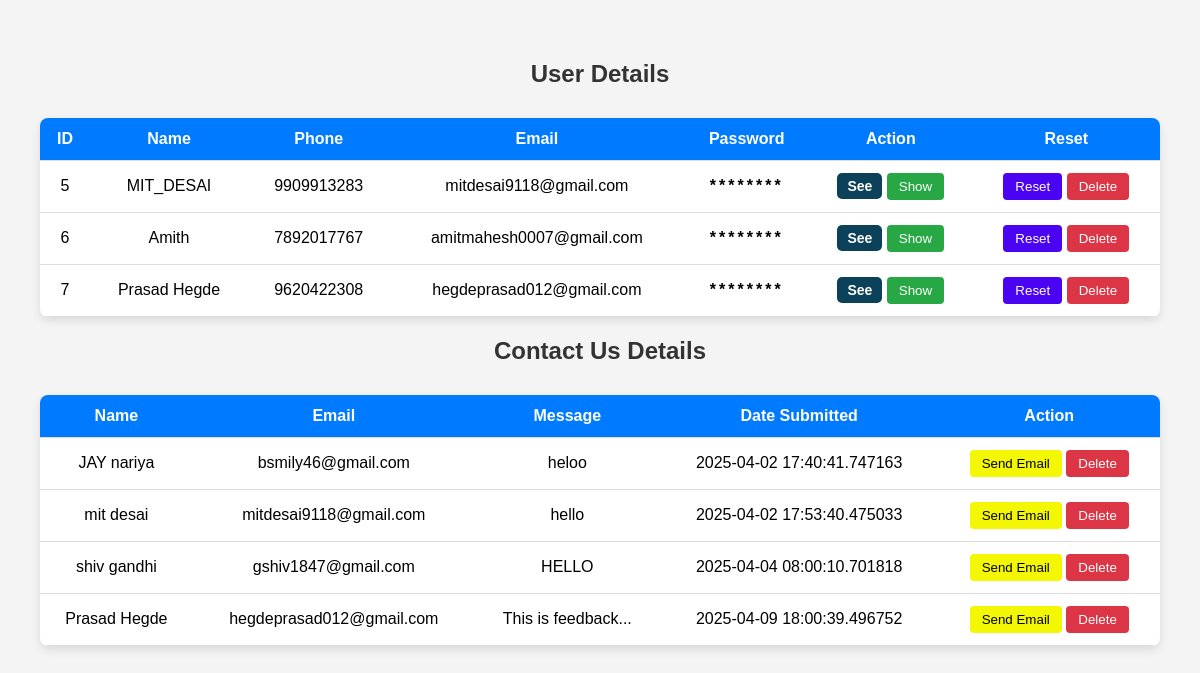
/users (signed in), run on the app's committed database.
### app.py (models this page shows, shortened)
class User(db.Model, UserMixin):
    id = db.Column(db.Integer, primary_key=True)
    name = db.Column(db.String(100), nullable=False)
    phone = db.Column(db.String(20), nullable=False, unique=True)
    email = db.Column(db.String(120), nullable=False, unique=True)
    password = db.Column(db.String(200), nullable=False)

class Contact(db.Model):
    id = db.Column(db.Integer, primary_key=True)
    name = db.Column(db.String(100), nullable=False)
    email = db.Column(db.String(120), nullable=False)
    message = db.Column(db.Text, nullable=False)
    date_submitted = db.Column(db.DateTime, default=datetime.utcnow)
    def __repr__(self):
        return f'<Contact {self.id} - {self.name}>'

### app.py (the view)
@app.route('/users')
@login_required
def users():
    users = User.query.all()
    contacts = Contact.query.all()  # ✅ Fetch contacts from DB
    print(contacts)  # Debugging: Check if contacts are fetched
    return render_template('users.html', users=users, contacts=contacts)

### app.py (called while the page is built)
@app.context_processor
def inject_user_email():
    if current_user.is_authenticated:
        return dict(user_email=current_user.email)
    return dict(user_email=None)

@login_manager.user_loader
def load_user(user_id):
    return db.session.get(User, int(user_id))

### templates/users.html (shortened to what this page needs)
<!DOCTYPE html>
<html lang="en">
<head>
    <link rel="stylesheet" href="https://cdn.datatables.net/1.10.24/css/jquery.dataTables.min.css">
</head>
<body>
      <h2>User Details</h2>
    <table id="usersTable">
        <thead>
            <tr>
                <th>ID</th>
                <th>Name</th>
                <th>Phone</th>
                <th>Email</th>
                <th>Password</th>
                <th>Action</th>
                <th>Reset</th>
            </tr>
        </thead>
        <tbody>
            {% for user in users %}
            <tr>
                <td>{{ user.id }}</td>
                <td>{{ user.name }}</td>
                <td>{{ user.phone }}</td>
                <td>{{ user.email }}</td>
                <td>
                    <span class="password-hidden">********</span>
                </td>
                <td>
                    <a href="/goals?user_id={{ user.id }}&user_name={{ user.name }}" class="see-btn">
                        See
                    </a>
                    <button class="btn btn-show" onclick="showPassword(this, '{{ user.password }}')">Show</button>
                </td>
                <td>
                    <button class="btn btn-reset" onclick="resetPassword('{{ user.id }}')">Reset</button>
                    <button class="btn btn-delete" onclick="deleteUser('{{ user.id }}')">Delete</button>
                </td>
            </tr>
            {% else %}
            <tr>
                <td colspan="7">No users found.</td>
            </tr>
            {% endfor %}
        </tbody>
    </table>
    <h2>Contact Us Details</h2>
    <table id="contactTable">
        <thead>
            <tr>
                <th>Name</th>
                <th>Email</th>
                <th>Message</th>
                <th>Date Submitted</th>
                <th>Action</th>
            </tr>
        </thead>
        <tbody>
            {% for contact in contacts %}
            <tr>
                <td>{{ contact.name }}</td>
                <td>{{ contact.email }}</td>
                <td>{{ contact.message }}</td>
                <td>{{ contact.date_submitted }}</td>
                <td>
                    <button class="btn btn-danger" onclick="sendEmail('{{ contact.id }}')">Send Email</button>
                    <button class="btn btn-delete" onclick="deleteContact('{{ contact.id }}')">Delete</button>
                </td>
            </tr>
            {% else %}
            <tr>
                <td colspan="5">No contact submissions found.</td>
            </tr>
            {% endfor %}
        </tbody>
    </table>
</body>
</html>

### templates/users.html (style rules this page uses)
body { font-family: Arial, sans-serif; background-color: #f4f4f4; margin: 20px; padding: 20px; }
h2 { text-align: center; color: #333; }
table { width: 100%; border-collapse: collapse; background: white; border-radius: 8px; overflow: hidden; box-shadow: 0px 4px 10px rgba(0, 0, 0, 0.1); margin-top: 30px; }
th, td { padding: 12px; text-align: center; border-bottom: 1px solid #ddd; }
th { background-color: #007BFF; color: white; font-size: 16px; }
.btn { border: none; padding: 6px 12px; border-radius: 4px; cursor: pointer; transition: 0.3s; }
.btn-show { background-color: #28a745; color: white; }
.btn-reset { background-color: #4b04f2; color: white; }
.btn-delete { background-color: #dc3545; color: white; }
.btn-danger { background-color: #f3f703; color: rgb(0, 0, 0); }
.password-hidden { font-weight: bold; letter-spacing: 3px; }
.see-btn { background-color: #0c4259; color: white; text-decoration: none; padding: 5px 10px; border-radius: 5px; display: inline-block; font-size: 14px; font-weight: bold; text-align: center; border: none; }

### data on the page
User: id "5", name "MIT_DESAI", phone "9909913283", email "mitdesai9118@gmail.com"
User: id "6", name "Amith", phone "7892017767", email "amitmahesh0007@gmail.com"
User: id "7", name "Prasad Hegde", phone "9620422308", email "hegdeprasad012@gmail.com"
Contact: name "JAY nariya", email "bsmily46@gmail.com", message "heloo", date_submitted "2025-04-02 17:40:41.747163"
Contact: name "mit desai", email "mitdesai9118@gmail.com", message "hello", date_submitted "2025-04-02 17:53:40.475033"
Contact: name "shiv gandhi", email "gshiv1847@gmail.com", message "HELLO", date_submitted "2025-04-04 08:00:10.701818"
Contact: name "Prasad Hegde", email "hegdeprasad012@gmail.com", message "This is feedback...", date_submitted "2025-04-09 18:00:39.496752"
